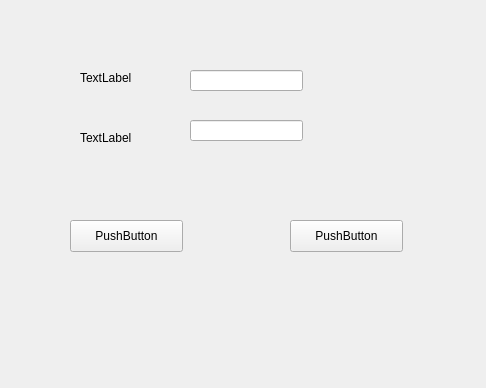
<?xml version="1.0" encoding="UTF-8"?>
<ui version="4.0">
 <class>Form</class>
 <widget class="QWidget" name="Form">
  <property name="geometry">
   <rect>
    <x>0</x>
    <y>0</y>
    <width>486</width>
    <height>388</height>
   </rect>
  </property>
  <property name="windowTitle">
   <string>Form</string>
  </property>
  <widget class="QLabel" name="label">
   <property name="geometry">
    <rect>
     <x>80</x>
     <y>70</y>
     <width>60</width>
     <height>16</height>
    </rect>
   </property>
   <property name="text">
    <string>TextLabel</string>
   </property>
  </widget>
  <widget class="QLabel" name="label_2">
   <property name="geometry">
    <rect>
     <x>80</x>
     <y>130</y>
     <width>60</width>
     <height>16</height>
    </rect>
   </property>
   <property name="text">
    <string>TextLabel</string>
   </property>
  </widget>
  <widget class="QLineEdit" name="lineEdit">
   <property name="geometry">
    <rect>
     <x>190</x>
     <y>70</y>
     <width>113</width>
     <height>21</height>
    </rect>
   </property>
  </widget>
  <widget class="QLineEdit" name="lineEdit_2">
   <property name="geometry">
    <rect>
     <x>190</x>
     <y>120</y>
     <width>113</width>
     <height>21</height>
    </rect>
   </property>
  </widget>
  <widget class="QPushButton" name="pushButton">
   <property name="geometry">
    <rect>
     <x>70</x>
     <y>220</y>
     <width>113</width>
     <height>32</height>
    </rect>
   </property>
   <property name="text">
    <string>PushButton</string>
   </property>
  </widget>
  <widget class="QPushButton" name="pushButton_2">
   <property name="geometry">
    <rect>
     <x>290</x>
     <y>220</y>
     <width>113</width>
     <height>32</height>
    </rect>
   </property>
   <property name="text">
    <string>PushButton</string>
   </property>
  </widget>
 </widget>
 <resources/>
 <connections/>
</ui>
